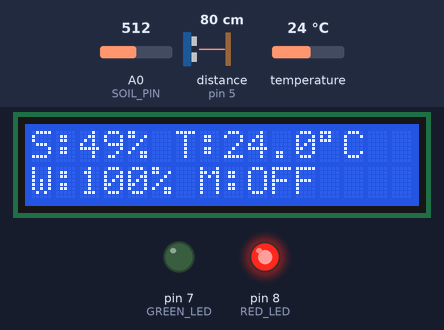
Bench run of a sketch on a simulated Arduino Mega 2560, built with avr-gcc and run on an emulated ATmega2560. Parts: 16×2 character LCD, output pins drawn as LEDs (lit = HIGH). Wiring (inferred from the names in the program): ultrasonic range finder: trigger pin 4; echo pin 5. The inputs (shaded band) are chosen by the test bench; at power-on: A0 (SOIL_PIN) = 512, distance to the obstacle (sensor on pin 5) 80 cm, temperature 24 °C. The echo pulse lasts 58.3 µs per cm; no radio packets arrive unless stated; pins used as bus, display or sensor lines are not drawn; what the sketch prints to the serial monitor is not drawn.

Above: at 3.5 s.
3.6 s: A0 (SOIL_PIN) set to 705
At 6.6 s:
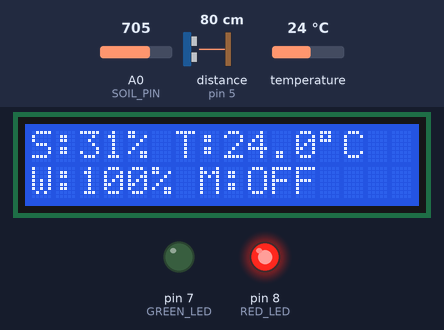
7.2 s: A0 (SOIL_PIN) set to 725
At 9.7 s:
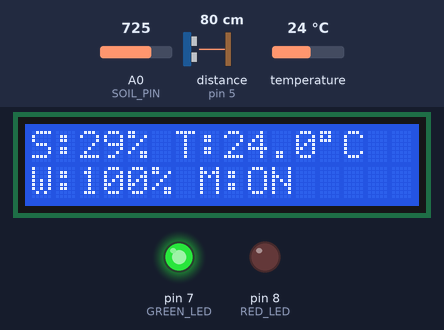
10.8 s: distance to the obstacle (sensor on pin 5) set to 2 cm
At 12.6 s:
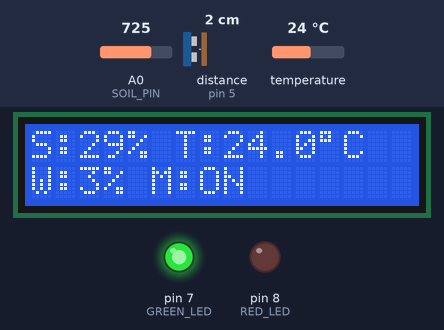
14.4 s: temperature set to 12 °C
At 18.3 s:
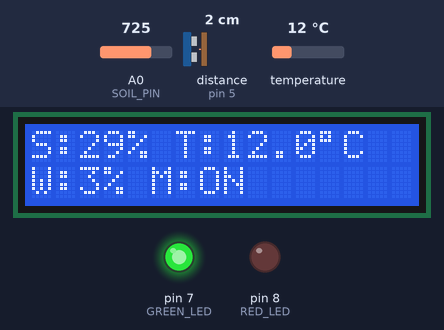
18.7 s: distance to the obstacle (sensor on pin 5) set to 4 cm
At 21.2 s:
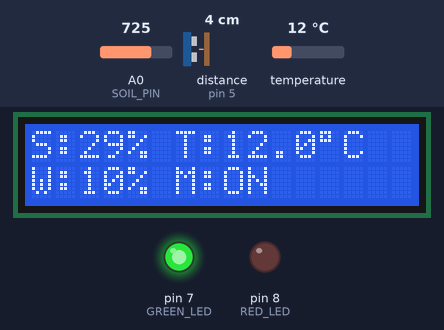
22.3 s: temperature set to 19 °C
At 24.1 s:
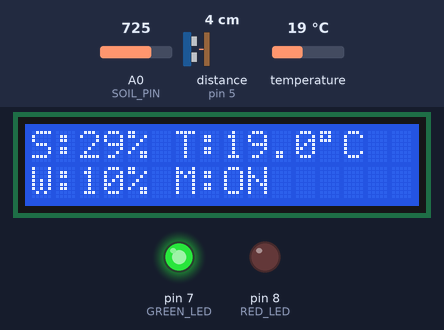
Timing chart, 0 to 25.6 s (numbered marks = the images above; inputs shaded):
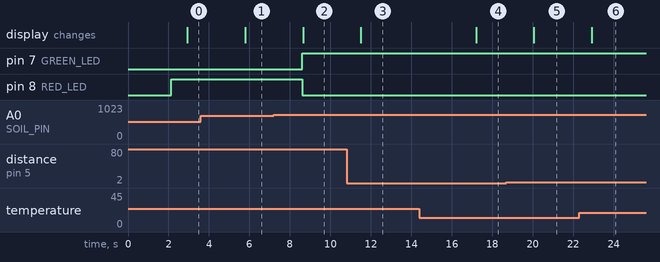

Measured:
- the behaviour switches between 716 and 717 on A0 (SOIL_PIN) (found by bisection; images 1 and 2)
- after the input at 3.6 s, the display: changes after 2.2 s (image 1)
- after the input at 7.2 s, pin 7 (GREEN_LED): LOW → HIGH after 1.4 s; pin 8 (RED_LED): HIGH → LOW after 1.4 s; the display: changes after 1.5 s (image 2)
- after the input at 10.8 s, the display: changes after 0.70 s (image 3)
- after the input at 14.4 s, the display: changes after 2.8 s (image 4)
- after the input at 18.7 s, the display: changes after 1.4 s (image 5)
- after the input at 22.3 s, the display: changes after 0.62 s (image 6)

The sketch:

Arduino_Mega_Node.ino
```cpp
#include <Wire.h>
#include <LiquidCrystal_I2C.h>
#include <SPI.h>
#include <LoRa.h>
#include <OneWire.h>
#include <DallasTemperature.h>

// ---------------- PIN DEFINITIONS ----------------
#define SOIL_PIN      A0      // YL-69 analog output
#define ONE_WIRE_BUS  3       // DS18B20 data pin

#define GREEN_LED     7       // Motor ON indicator
#define RED_LED       8       // Motor OFF indicator

// Ultrasonic
#define TRIG_PIN      4
#define ECHO_PIN      5

// LoRa pins for Mega
#define LORA_SS    10     // Chip select
#define LORA_RST   9      // Reset
#define LORA_DIO0  2      // IRQ pin

// ---------------- OBJECTS ----------------
LiquidCrystal_I2C lcd(0x27, 16, 2); // default, will detect in setup
OneWire oneWire(ONE_WIRE_BUS);
DallasTemperature sensors(&oneWire);

// ---------------- VARIABLES ----------------
int soilRaw = 0;
int soilPercent = 0;
byte msgCount = 0;
byte MasterNode = 0xFF;
byte Node1 = 0xBB;
bool lcdFound = false;

long duration;
int waterLevel = 0;
int waterPercent = 0;
bool motorStatus = false;  // Track motor state

// Thresholds
const int SOIL_THRESHOLD = 30;   // % soil moisture
const float TEMP_THRESHOLD = 35; // °C

// ---------------- I2C SCANNER FUNCTION ----------------
byte scanI2C() {
  byte address;
  for(address = 1; address < 127; address++ ) {
    Wire.beginTransmission(address);
    if(Wire.endTransmission() == 0) {
      Serial.print("I2C device found at 0x");
      Serial.println(address, HEX);
      return address;
    }
  }
  Serial.println("No I2C devices found!");
  return 0;
}

void setup() {
  Serial.begin(9600);
  Wire.begin();

  // ---------------- LCD ----------------
  byte lcdAddr = scanI2C();
  if(lcdAddr != 0) {
    lcdFound = true;
    lcd = LiquidCrystal_I2C(lcdAddr, 16, 2);
    lcd.init();
    lcd.backlight();
    lcd.clear();
    lcd.setCursor(0,0);
    lcd.print("LCD Detected!");
  } else {
    lcdFound = false;
    Serial.println("LCD not found!");
  }

  // ---------------- DS18B20 ----------------
  sensors.begin();

  // ---------------- LoRa ----------------
  LoRa.setPins(LORA_SS, LORA_RST, LORA_DIO0);
  Serial.println("Initializing LoRa...");
  if (!LoRa.begin(433E6)) {  // 433 MHz
    Serial.println("LoRa init failed!");
    if(lcdFound){
      lcd.setCursor(0,1);
      lcd.print("LoRa Failed!");
    }
    while(1);
  }
  Serial.println("LoRa init successful!");
  if(lcdFound){
    lcd.clear();
    lcd.setCursor(0,0);
    lcd.print("System Ready!");
    delay(2000);
  }

  // ---------------- LEDs ----------------
  pinMode(GREEN_LED, OUTPUT);
  pinMode(RED_LED, OUTPUT);
  digitalWrite(GREEN_LED, LOW);
  digitalWrite(RED_LED, HIGH);

  // ---------------- Ultrasonic ----------------
  pinMode(TRIG_PIN, OUTPUT);
  pinMode(ECHO_PIN, INPUT);
}

void loop() {
  // ---------------- Soil Moisture ----------------
  soilRaw = analogRead(SOIL_PIN);
  soilPercent = map(soilRaw, 1023, 0, 0, 100);
  soilPercent = constrain(soilPercent, 0, 100);

  // ---------------- Temperature ----------------
  sensors.requestTemperatures();
  float tempC = sensors.getTempCByIndex(0);

  // ---------------- Ultrasonic Water Level ----------------
  digitalWrite(TRIG_PIN, LOW);
  delayMicroseconds(2);
  digitalWrite(TRIG_PIN, HIGH);
  delayMicroseconds(10);
  digitalWrite(TRIG_PIN, LOW);
  duration = pulseIn(ECHO_PIN, HIGH, 30000); // timeout 30ms
  waterLevel = duration * 0.034 / 2; // in cm
  waterLevel = constrain(waterLevel, 0, 30); // max 30 cm

  // Convert water level to percentage
  waterPercent = map(waterLevel, 0, 30, 0, 100);
  waterPercent = constrain(waterPercent, 0, 100);

  // ---------------- Motor LED Control ----------------
  if(soilPercent < SOIL_THRESHOLD && tempC < TEMP_THRESHOLD){
    digitalWrite(GREEN_LED, HIGH);
    digitalWrite(RED_LED, LOW);
    motorStatus = true;   // Motor ON
  } else {
    digitalWrite(GREEN_LED, LOW);
    digitalWrite(RED_LED, HIGH);
    motorStatus = false;  // Motor OFF
  }

  // ---------------- Display on LCD ----------------
  if(lcdFound){
    lcd.clear();
    lcd.setCursor(0,0);
    lcd.print("S:");
    lcd.print(soilPercent);
    lcd.print("% T:");
    if(tempC != DEVICE_DISCONNECTED_C){
      lcd.print(tempC,1);
      lcd.print((char)223); lcd.print("C");
    } else lcd.print("Err");

    lcd.setCursor(0,1);
    lcd.print("W:");
    lcd.print(waterPercent);
    lcd.print("%");
    lcd.print(" M:");
    if(motorStatus) lcd.print("ON");
    else lcd.print("OFF");
  }

  // ---------------- Send LoRa Packet ----------------
  String outgoing = String(soilRaw) + ","
                  + String(soilPercent) + ","
                  + String(tempC) + ","
                  + String(waterPercent) + ","   // percentage
                  + String(motorStatus);   // add motor status

  LoRa.beginPacket();
  LoRa.write(MasterNode);  // destination
  LoRa.write(Node1);       // sender
  LoRa.write(msgCount++);
  LoRa.write(outgoing.length());
  LoRa.print(outgoing);
  LoRa.endPacket();

  // ---------------- Serial Output ----------------
  Serial.print("Soil: "); Serial.print(soilPercent);
  Serial.print("%, Temp: "); Serial.print(tempC);
  Serial.print("C, Water: "); Serial.print(waterPercent);
  Serial.print("%, Motor: ");
  if(motorStatus) Serial.println("ON");
  else Serial.println("OFF");

  delay(2000);
}
```
